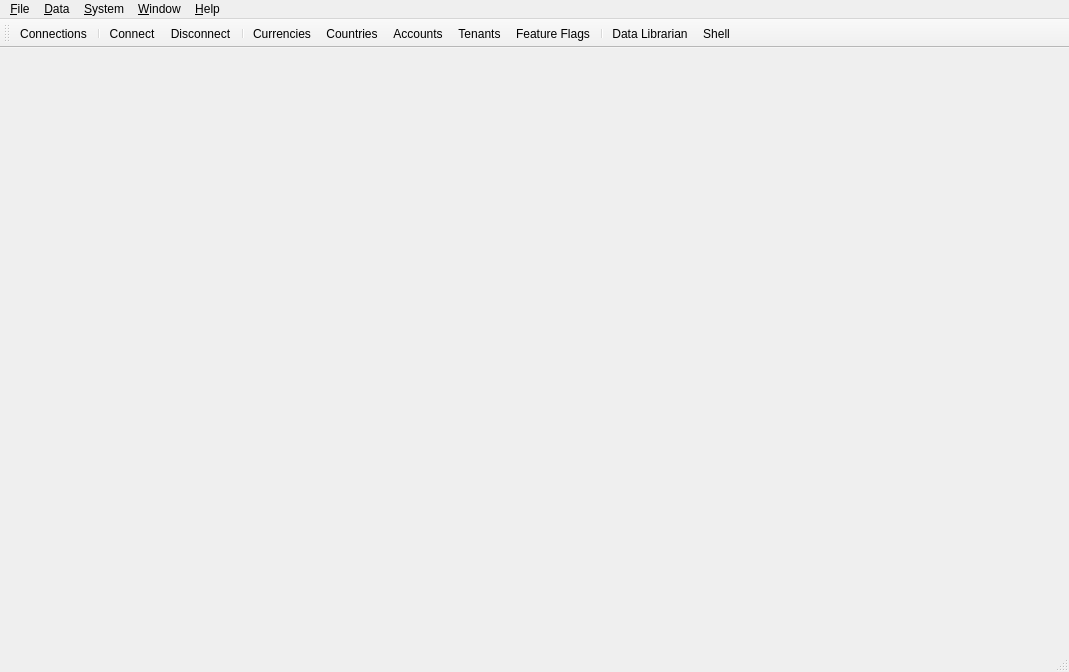
<?xml version="1.0" encoding="UTF-8"?>
<ui version="4.0">
 <class>MainWindow</class>
 <widget class="QMainWindow" name="MainWindow">
  <property name="geometry">
   <rect>
    <x>0</x>
    <y>0</y>
    <width>1069</width>
    <height>672</height>
   </rect>
  </property>
  <property name="windowTitle">
   <string>ORE Studio</string>
  </property>
  <widget class="QWidget" name="centralwidget">
   <layout class="QHBoxLayout" name="horizontalLayout_2">
    <item>
     <layout class="QHBoxLayout" name="horizontalLayout_3"/>
    </item>
   </layout>
  </widget>
  <widget class="QMenuBar" name="menubar">
   <property name="geometry">
    <rect>
     <x>0</x>
     <y>0</y>
     <width>1069</width>
     <height>24</height>
    </rect>
   </property>
   <widget class="QMenu" name="menuFile">
    <property name="title">
     <string>&amp;File</string>
    </property>
    <addaction name="ActionConnectionBrowser"/>
    <addaction name="separator"/>
    <addaction name="ActionConnect"/>
    <addaction name="ActionDisconnect"/>
    <addaction name="separator"/>
    <addaction name="ActionMyAccount"/>
    <addaction name="ActionMySessions"/>
    <addaction name="separator"/>
    <addaction name="ExitAction"/>
   </widget>
   <widget class="QMenu" name="menuData">
    <property name="title">
     <string>&amp;Data</string>
    </property>
    <widget class="QMenu" name="menuReferenceData">
     <property name="title">
      <string>&amp;Reference Data</string>
     </property>
     <addaction name="CurrenciesAction"/>
     <addaction name="CountriesAction"/>
    </widget>
    <widget class="QMenu" name="menuAssets">
     <property name="title">
      <string>&amp;Assets</string>
     </property>
     <addaction name="ActionDataLibrarian"/>
    </widget>
    <widget class="QMenu" name="menuQuality">
     <property name="title">
      <string>Data &amp;Governance</string>
     </property>
     <widget class="QMenu" name="menuClassifications">
      <property name="title">
       <string>&amp;Classifications</string>
      </property>
      <addaction name="ActionCodingSchemes"/>
      <addaction name="ActionCodingSchemeAuthorityTypes"/>
     </widget>
     <widget class="QMenu" name="menuOrganization">
      <property name="title">
       <string>&amp;Organization</string>
      </property>
      <addaction name="ActionDataDomains"/>
      <addaction name="ActionSubjectAreas"/>
      <addaction name="ActionCatalogs"/>
     </widget>
     <addaction name="ActionOriginDimensions"/>
     <addaction name="ActionNatureDimensions"/>
     <addaction name="ActionTreatmentDimensions"/>
     <addaction name="ActionMethodologies"/>
     <addaction name="ActionDatasetBundles"/>
     <addaction name="separator"/>
     <addaction name="menuClassifications"/>
     <addaction name="menuOrganization"/>
     <addaction name="separator"/>
     <addaction name="ActionChangeReasonCategories"/>
     <addaction name="ActionChangeReasons"/>
    </widget>
    <addaction name="menuReferenceData"/>
    <addaction name="menuAssets"/>
    <addaction name="menuQuality"/>
   </widget>
   <widget class="QMenu" name="menuSystem">
    <property name="title">
     <string>&amp;System</string>
    </property>
    <widget class="QMenu" name="menuIdentity">
     <property name="title">
      <string>&amp;Identity</string>
     </property>
     <addaction name="ActionAccounts"/>
     <addaction name="ActionRoles"/>
     <addaction name="ActionTenants"/>
    </widget>
    <widget class="QMenu" name="menuTelemetry">
     <property name="title">
      <string>&amp;Telemetry</string>
     </property>
     <widget class="QMenu" name="menuProtocol">
      <property name="title">
       <string>&amp;Protocol</string>
      </property>
      <addaction name="ActionRecordSession"/>
      <addaction name="ActionOpenRecording"/>
      <addaction name="separator"/>
      <addaction name="ActionSetRecordingDirectory"/>
     </widget>
     <addaction name="ActionTelemetryViewer"/>
     <addaction name="ActionEventViewer"/>
     <addaction name="ActionShell"/>
     <addaction name="separator"/>
     <addaction name="menuProtocol"/>
     <addaction name="separator"/>
     <addaction name="ActionTelemetrySettings"/>
    </widget>
    <widget class="QMenu" name="menuConfiguration">
     <property name="title">
      <string>&amp;Configuration</string>
     </property>
     <addaction name="ActionFeatureFlags"/>
    </widget>
    <addaction name="menuIdentity"/>
    <addaction name="menuConfiguration"/>
    <addaction name="menuTelemetry"/>
   </widget>
   <widget class="QMenu" name="menuWindow">
    <property name="title">
     <string>&amp;Window</string>
    </property>
    <addaction name="ActionDataLibrarian"/>
    <addaction name="separator"/>
    <addaction name="ActionDetachAll"/>
    <addaction name="separator"/>
   </widget>
   <widget class="QMenu" name="menuHelp">
    <property name="title">
     <string>&amp;Help</string>
    </property>
    <addaction name="ActionAbout"/>
   </widget>
   <addaction name="menuFile"/>
   <addaction name="menuData"/>
   <addaction name="menuSystem"/>
   <addaction name="menuWindow"/>
   <addaction name="menuHelp"/>
  </widget>
  <widget class="QStatusBar" name="statusbar"/>
  <widget class="QToolBar" name="toolBar">
   <property name="windowTitle">
    <string>toolBar</string>
   </property>
   <attribute name="toolBarArea">
    <enum>TopToolBarArea</enum>
   </attribute>
   <attribute name="toolBarBreak">
    <bool>false</bool>
   </attribute>
   <addaction name="ActionConnectionBrowser"/>
   <addaction name="separator"/>
   <addaction name="ActionConnect"/>
   <addaction name="ActionDisconnect"/>
   <addaction name="separator"/>
   <addaction name="CurrenciesAction"/>
   <addaction name="CountriesAction"/>
   <addaction name="ActionAccounts"/>
   <addaction name="ActionTenants"/>
   <addaction name="ActionFeatureFlags"/>
   <addaction name="separator"/>
   <addaction name="ActionDataLibrarian"/>
   <addaction name="ActionShell"/>
  </widget>
  <action name="ExitAction">
   <property name="text">
    <string>E&amp;xit</string>
   </property>
  </action>
  <action name="ActionMyAccount">
   <property name="text">
    <string>&amp;My Account...</string>
   </property>
  </action>
  <action name="ActionMySessions">
   <property name="text">
    <string>My &amp;Sessions...</string>
   </property>
   <property name="toolTip">
    <string>View my login session history</string>
   </property>
  </action>
  <action name="CurrenciesAction">
   <property name="text">
    <string>&amp;Currencies</string>
   </property>
  </action>
  <action name="CountriesAction">
   <property name="text">
    <string>C&amp;ountries</string>
   </property>
  </action>
  <action name="ActionConnect">
   <property name="text">
    <string>&amp;Connect</string>
   </property>
  </action>
  <action name="ActionDisconnect">
   <property name="text">
    <string>&amp;Disconnect</string>
   </property>
  </action>
  <action name="ActionAbout">
   <property name="text">
    <string>&amp;About</string>
   </property>
   <property name="toolTip">
    <string>About this application</string>
   </property>
  </action>
  <action name="ActionDetachAll">
   <property name="text">
    <string>&amp;Detach All</string>
   </property>
   <property name="toolTip">
    <string>Detach all MDI windows to floating windows</string>
   </property>
  </action>
  <action name="ActionAccounts">
   <property name="text">
    <string>&amp;Accounts</string>
   </property>
   <property name="toolTip">
    <string>Manage user accounts (Admin only)</string>
   </property>
  </action>
  <action name="ActionRoles">
   <property name="text">
    <string>&amp;Roles</string>
   </property>
   <property name="toolTip">
    <string>Manage roles and permissions</string>
   </property>
  </action>
  <action name="ActionTenants">
   <property name="text">
    <string>&amp;Tenants</string>
   </property>
   <property name="toolTip">
    <string>Manage tenants (Admin only)</string>
   </property>
  </action>
  <action name="ActionFeatureFlags">
   <property name="text">
    <string>&amp;Feature Flags</string>
   </property>
   <property name="toolTip">
    <string>Manage feature flags</string>
   </property>
  </action>
  <action name="ActionRecordSession">
   <property name="checkable">
    <bool>true</bool>
   </property>
   <property name="text">
    <string>&amp;Record Session</string>
   </property>
   <property name="toolTip">
    <string>Record protocol messages to file</string>
   </property>
  </action>
  <action name="ActionOpenRecording">
   <property name="text">
    <string>&amp;Open Recording...</string>
   </property>
   <property name="toolTip">
    <string>Open a recorded session file</string>
   </property>
  </action>
  <action name="ActionSetRecordingDirectory">
   <property name="text">
    <string>Set Recording &amp;Directory...</string>
   </property>
   <property name="toolTip">
    <string>Set the directory for session recordings</string>
   </property>
  </action>
  <action name="ActionTelemetrySettings">
   <property name="text">
    <string>&amp;Settings...</string>
   </property>
   <property name="toolTip">
    <string>Configure logging and telemetry settings</string>
   </property>
  </action>
  <action name="ActionEventViewer">
   <property name="text">
    <string>&amp;Event Viewer...</string>
   </property>
   <property name="toolTip">
    <string>View domain events in real-time</string>
   </property>
  </action>
  <action name="ActionTelemetryViewer">
   <property name="text">
    <string>&amp;Log Viewer...</string>
   </property>
   <property name="toolTip">
    <string>View telemetry logs by session</string>
   </property>
  </action>
  <action name="ActionShell">
   <property name="text">
    <string>&amp;Shell...</string>
   </property>
   <property name="toolTip">
    <string>Open an interactive command shell</string>
   </property>
  </action>
  <action name="ActionChangeReasonCategories">
   <property name="text">
    <string>Change Reason &amp;Categories</string>
   </property>
   <property name="toolTip">
    <string>Manage change reason categories</string>
   </property>
  </action>
  <action name="ActionChangeReasons">
   <property name="text">
    <string>Change &amp;Reasons</string>
   </property>
   <property name="toolTip">
    <string>Manage change reasons</string>
   </property>
  </action>
  <action name="ActionConnectionBrowser">
   <property name="text">
    <string>&amp;Connections...</string>
   </property>
   <property name="toolTip">
    <string>Manage saved server connections</string>
   </property>
  </action>
  <action name="ActionOriginDimensions">
   <property name="text">
    <string>&amp;Origin Dimensions</string>
   </property>
   <property name="toolTip">
    <string>Manage origin dimensions (Source, Derived, External)</string>
   </property>
  </action>
  <action name="ActionNatureDimensions">
   <property name="text">
    <string>&amp;Nature Dimensions</string>
   </property>
   <property name="toolTip">
    <string>Manage nature dimensions (Asset, Liability, etc.)</string>
   </property>
  </action>
  <action name="ActionTreatmentDimensions">
   <property name="text">
    <string>&amp;Treatment Dimensions</string>
   </property>
   <property name="toolTip">
    <string>Manage treatment dimensions (Raw, Cleansed, Enriched, etc.)</string>
   </property>
  </action>
  <action name="ActionCodingSchemeAuthorityTypes">
   <property name="text">
    <string>Coding Scheme &amp;Authority Types</string>
   </property>
   <property name="toolTip">
    <string>Manage coding scheme authority types (ISO, NIST, etc.)</string>
   </property>
  </action>
  <action name="ActionDataDomains">
   <property name="text">
    <string>&amp;Data Domains</string>
   </property>
   <property name="toolTip">
    <string>Manage data domains (Reference Data, Market Data, etc.)</string>
   </property>
  </action>
  <action name="ActionSubjectAreas">
   <property name="text">
    <string>&amp;Subject Areas</string>
   </property>
   <property name="toolTip">
    <string>Manage subject areas within data domains</string>
   </property>
  </action>
  <action name="ActionCatalogs">
   <property name="text">
    <string>&amp;Catalogs</string>
   </property>
   <property name="toolTip">
    <string>Manage catalogs for organizing datasets</string>
   </property>
  </action>
  <action name="ActionCodingSchemes">
   <property name="text">
    <string>Codin&amp;g Schemes</string>
   </property>
   <property name="toolTip">
    <string>Manage coding schemes (LEI, ISIN, etc.)</string>
   </property>
  </action>
  <action name="ActionMethodologies">
   <property name="text">
    <string>&amp;Methodologies</string>
   </property>
   <property name="toolTip">
    <string>Manage data processing methodologies</string>
   </property>
  </action>
  <action name="ActionDataLibrarian">
   <property name="text">
    <string>Data &amp;Librarian</string>
   </property>
   <property name="toolTip">
    <string>Open the Data Librarian to browse and manage datasets</string>
   </property>
  </action>
  <action name="ActionDatasetBundles">
   <property name="text">
    <string>Dataset &amp;Bundles</string>
   </property>
   <property name="toolTip">
    <string>Manage dataset bundles - collections of related datasets</string>
   </property>
  </action>
 </widget>
 <resources/>
 <connections/>
</ui>
